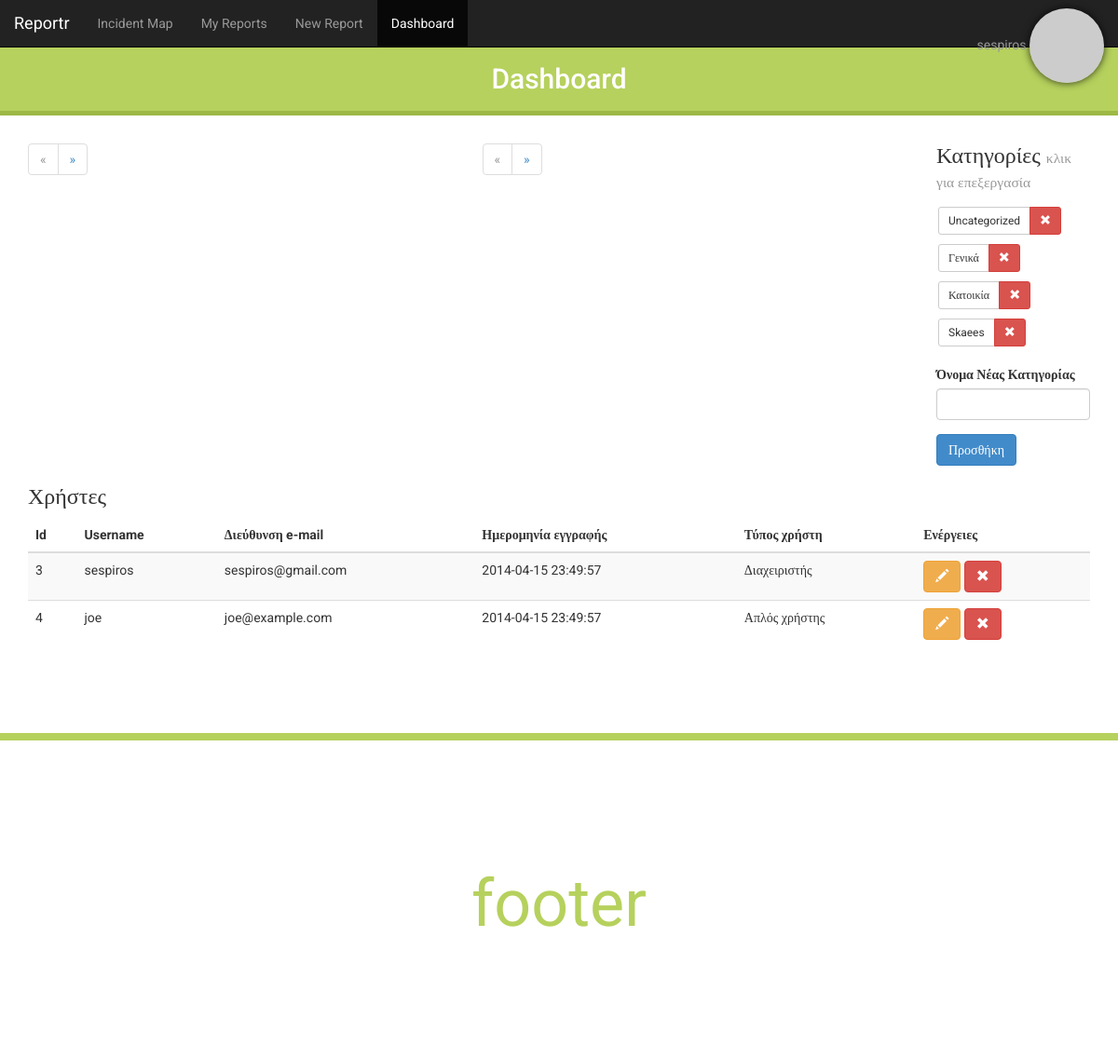
/dashboard.php (signed in), run on the app's committed database.
### tables this page shows
CREATE TABLE IF NOT EXISTS `web_categories` (
  `id` int(10) NOT NULL AUTO_INCREMENT,
  `name` varchar(30) NOT NULL,
  PRIMARY KEY (`id`)
);

CREATE TABLE IF NOT EXISTS `web_users` (
  `user_id` int(11) NOT NULL AUTO_INCREMENT,
  `user_name` varchar(64) NOT NULL,
  `user_password_hash` varchar(255) NOT NULL,
  `user_email` varchar(64) NOT NULL,
  `user_rememberme_token` varchar(64) DEFAULT NULL,
  `user_failed_logins` tinyint(1) NOT NULL DEFAULT '0',
  `user_last_failed_login` int(10) DEFAULT NULL,
  `user_registration_datetime` datetime NOT NULL DEFAULT '0000-00-00 00:00:00',
  `user_registration_ip` varchar(39) NOT NULL DEFAULT '0.0.0.0',
  `user_type` tinyint(1) DEFAULT '0',
  PRIMARY KEY (`user_id`),
  UNIQUE KEY `user_name` (`user_name`),
  UNIQUE KEY `user_email` (`user_email`)
);

### classes/adminControls.php (called while the page is built, shortened)
<?php
class adminControls
{
    private $db_connection      = null;
    public function __construct()
    {
		$this->fetchCategories();
		$this->fetchUsers();
    }
    private function databaseConnection()
    {
        if ($this->db_connection != null) {
            return true;
        } else {
            try {
                $this->db_connection = new PDO('mysql:host='. DB_HOST .';dbname='. DB_NAME . ';charset=utf8', DB_USER, DB_PASS);
                return true;
            } catch (PDOException $e) {
                $this->errors[] = "Database error";
                return false;
            }
        }
    }
	private function fetchCategories()
	{
		if ($this->databaseConnection()) {
			$pdo = $this->db_connection;
			$catStmt = $pdo->prepare('SELECT * FROM web_categories');
			if ($catStmt->execute()) {
				$this->categories = $catStmt->fetchAll();
			}
		}
	}
	private function fetchUsers()
	{
		if ($this->databaseConnection()) {
			$pdo = $this->db_connection;
			$catStmt = $pdo->prepare('SELECT * FROM web_users');
			if ($catStmt->execute()) {
				$this->users = $catStmt->fetchAll();
			}
		}
	}
}

### views/dashboard.php (the view, shortened to what this page needs)
<?php include('_header.php'); ?>
    <header>
        <nav class="navbar navbar-inverse navbar-fixed-top" role="navigation">
        <div class="container-fluid">
            <div class="navbar-header">
            <a class="navbar-brand" href="#">Reportr</a>
            </div>
            <div class="collapse navbar-collapse" id="main-nav">
            <ul class="nav navbar-nav navbar-left">
                <li><a href="index.php">Incident Map</a></li>
                <li><a href="myreports.php#">My Reports</a></li>
                <li><a href="newreport.php">New Report</a></li>
                <li class="active"><a href="#">Dashboard</a></li>
            </ul>
            <ul class="nav navbar-nav navbar-right">
                <li class="dropdown">
                <a href="#" class="navbar-brand dropdown-toggle user-img" data-toggle="dropdown"><?php echo $_SESSION['user_name'] . " " . $login->user_gravatar_image_tag?></a>
                </li>
            </ul>
            </div>
        </div>
        </nav>
    </header>
    <h2 class="coloured-banner3 text-center">Dashboard</h2>
    <div class="container">
        <div class="row">
			<div class="col-md-5">
				<div id="page-selection-open"></div>
			</div>
			<div class="col-md-5">
				<div id="page-selection-closed"></div>
			</div>
            <div class="col-md-2">
                <h3>Κατηγορίες <small>κλικ για επεξεργασία</small></h3>
				<div id="categories" class="form-group">
<?php
foreach($controls->categories as $name){
?>
	<div class="btn-group btn-group-sm">
	<button id="<?php echo $name['id']; ?>" type="button" class="category btn btn-default"><?php echo $name['name']; ?></button>
    <button type="button" class="catRemove btn btn-danger"><span class="glyphicon glyphicon-remove"></span></button>
	</div>
<?php
}
?>
				</div>
                <form id="categoryForm" role="form" method="post">
                    <div class="form-group">
                        <label for="categoryNameId">Όνομα Νέας Κατηγορίας</label>
                        <input type="text" id="categoryNameId" name="categoryName" class="form-control">
                    </div>
                    <button type="submit" name="categorySubmit" class="btn btn-primary">Προσθήκη</button>
                </form>
            </div>
        </div>
		<div class ="row">
                    <div class="col-md-12">
			<h3>Χρήστες</h3>
                        <div class="table-responsive">
			<table class="table table-striped">
				<thead>
					<tr>
						<th>Id</th>
						<th>Username</th>
						<th>Διεύθυνση e-mail</th>
						<th>Ημερομηνία εγγραφής</th>
						<th>Τύπος χρήστη</th>
						<th>Ενέργειες</th>
					</tr>
				</thead>
				<tbody>
<?php
foreach($controls->users as $user){
?>
					<tr>
						<td class="uid"><?php echo $user["user_id"]; ?></td>
						<td><?php echo $user["user_name"]; ?></td>
						<td><?php echo $user["user_email"]; ?></td>
						<td><?php echo $user["user_registration_datetime"]; ?></td>
						<td><?php if ($user["user_type"] == 1)echo "Διαχειριστής";else echo "Απλός χρήστης"; ?></td>
						<td>
							<a class="editUser btn btn-warning"  href="#"><span class="glyphicon glyphicon-pencil"></span></a>
							<a class="delUser btn btn-danger" href="#"><span class="glyphicon glyphicon-remove"></span></a>
						</td>
					</tr>
<?php
}
?>
				</tbody>
			</table>
                    </div>
                    </div>
		</div>
    </div>
    <div class="page-footer page-footer-green">
        <p>footer</p>
    </div>
  </body>
</html>

### classes/Login.php (shortened to what this page needs)
<?php
class Login
{
    private $user_email = "";
    private $user_is_logged_in = false;
    private $user_is_admin = false;
    public function __construct()
    {
        if ($this->isUserLoggedIn() == true) {
            $this->getGravatarImageUrl($this->user_email);
        }
    }
    private function loginWithSessionData()
    {
        $this->user_email = $_SESSION['user_email'];
        $this->user_is_logged_in = true;
        $this->user_type = $_SESSION['user_type'];
        if ( $this->user_type==1 ) {
            $this->user_is_admin = true;
        }
    }
    public function isUserLoggedIn()
    {
        return $this->user_is_logged_in;
    }
    public function isUserAdmin()
    {
        return $this->user_is_admin;
    }
    public function getGravatarImageUrl($email, $s = 50, $d = 'mm', $r = 'g', $atts = array() )
    {
        $url = 'http://www.gravatar.com/avatar/';
        $url .= md5(strtolower(trim($email)));
        $url .= "?s=32";
        $url = '<img style="
            border-radius: 150px;
            -webkit-border-radius: 150px;
            -moz-border-radius: 150px;
            box-shadow: 0 0 8px rgba(0, 0, 0, .8);
            -webkit-box-shadow: 0 0 8px rgba(0, 0, 0, .8);
            -moz-box-shadow: 0 0 8px rgba(0, 0, 0, .8);
            " src="' . $url .'" alt=""/>';
        $this->user_gravatar_image_tag = $url;
    }
}

### dashboard.php (shortened to what this page needs)
<?php
require_once('classes/Login.php');
require_once('classes/adminControls.php');
$login = new Login();
$controls = new adminControls();
if ($login->isUserLoggedIn() == true) {
	if ($controls->showpage){
		if ($login->isUserAdmin() == true) {
			include("views/dashboard.php");
		} else {
			header("Location:index.php");
			die();
		}
	}
} else {
    header("Location:index.php");
    die();
}

### views/_header.php (shortened to what this page needs)
<!DOCTYPE html>
<html lang="en">
  <head>
    <link href="views/css/bootstrap.min.css" rel="stylesheet">
    <link href="views/css/reportr.css" rel="stylesheet">
    <link href="views/css/lightbox.css" rel="stylesheet">
    <link rel="stylesheet" href="http://weloveiconfonts.com/api/?family=fontawesome">
  </head>
  <body>

### views/css/reportr.css (style rules this page uses)
html { position: relative; min-height: 100%; }
body { padding-top: 50px; padding-bottom: 60px; font-family: 'Roboto', 'sans-serif'; height: 100%; }
.coloured-banner3 { margin-top: 0px; padding: 0.6em; background-color: #B6D15D; border-bottom: 5px solid #9EB945; color: #ffffff; }
.navbar .user-img { padding-top: 9px; font-size: 14px; }
#categories .btn-group { margin: 5px 2px; }
body { margin-bottom: 330px; }
.page-footer { position: absolute; bottom: 0; width: 100%; height: 350px; border-top: 8px solid; line-height: 350px; font-size: 5em; text-align: center; }
.page-footer-green { border-color: #B6D15D; color: #B6D15D; }

### views/css/lightbox.css (style rules this page uses)
body:after { content: url(../img/close.png) url(../img/loading.gif) url(../img/prev.png) url(../img/next.png); display: none; }

### data on the page
web_categories: name "Uncategorized"
web_categories: name "Γενικά"
web_categories: name "Κατοικία"
web_categories: name "Skaees"
web_users: user_id "3", user_name "sespiros", user_email "sespiros@gmail.com", user_registration_datetime "2014-04-15 23:49:57", user_type "Διαχειριστής"
web_users: user_id "4", user_name "joe", user_email "joe@example.com", user_registration_datetime "2014-04-15 23:49:57", user_type "Απλός χρήστης"

### other printed values
$_SESSION['user_name'] "sespiros"
